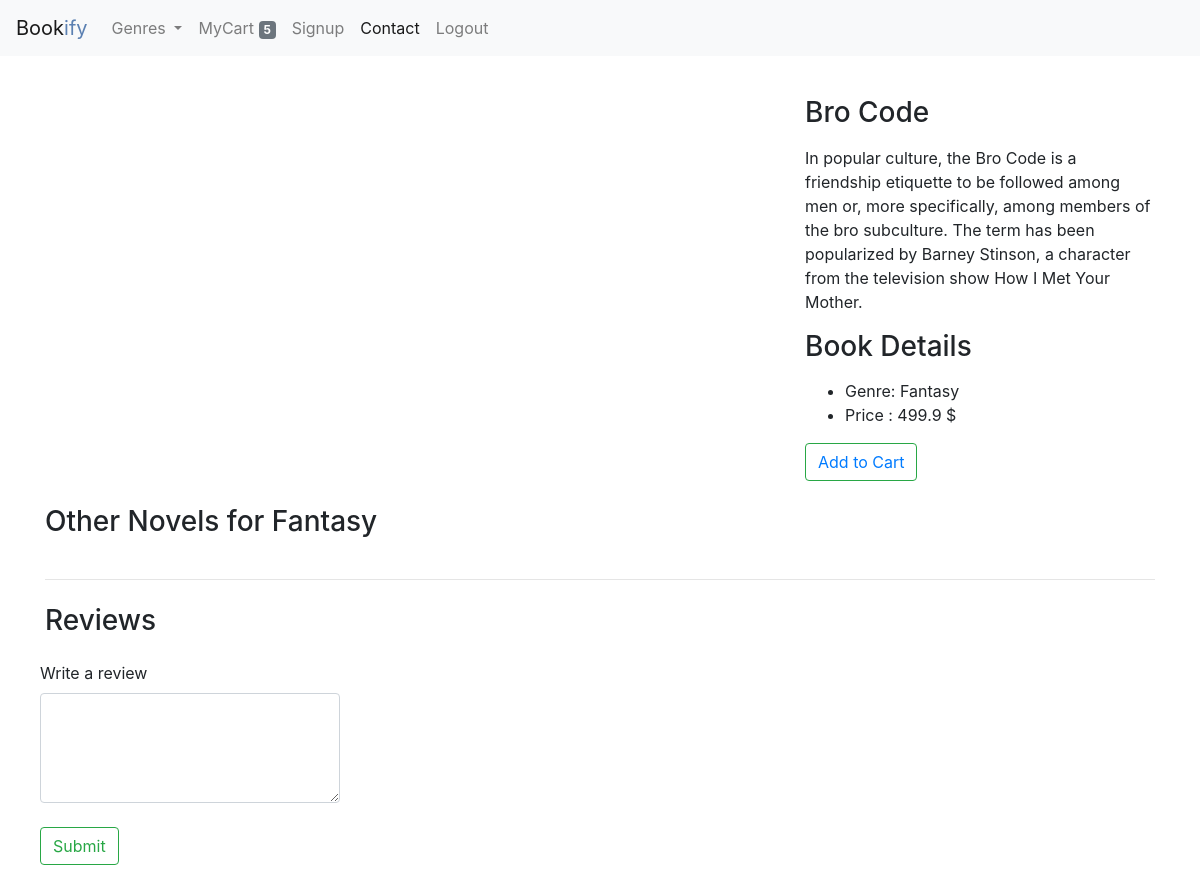
/detail/bro-code/, run on the app's committed database.
### main/models.py (models this page shows, shortened)
class Book(models.Model):
    book_name = models.CharField(max_length=50)
    book_image = models.ImageField(blank=True, null=True)
    author = models.CharField(max_length=50)
    book_description = models.TextField()
    isbn_no = models.IntegerField(blank=True)
    price = models.FloatField()
    rating = models.FloatField()
    availability = models.BooleanField(default=True)
    genre = models.ForeignKey(Genre, related_name='genres', on_delete=models.CASCADE)
    location = models.ForeignKey(Location, related_name='place', on_delete=models.CASCADE)
    user = models.ForeignKey(User, related_name='user_upload', on_delete=models.CASCADE)
    language = models.ForeignKey(Language, related_name='lang_books', on_delete=models.CASCADE)
    book_slug = models.SlugField(max_length=50, unique=True, default='')
    class Meta:
        ordering = ['-rating']
    @property
    def imgURL(self):
        try:
            url = self.book_image.url
        except:
            url = ''
        return url

class Genre(models.Model):
    genre_name = models.CharField(max_length=50)
    class Meta:
        default_permissions = ('add',)
        permissions = (('can_add_genre', 'Add a genre'),)
    def __str__(self):
        return self.genre_name

### main/views.py (the view)
# urls.py: path('detail/<book_slug>/', views.book_detail, name='detail'),
def book_detail(request, book_slug):
    try:
        single_book_by_slug = Book.objects.get(book_slug=book_slug)
        reviews = single_book_by_slug.review_set.all()
        books_related_to_genre = single_book_by_slug.genre.genres.all().exclude(book_name=single_book_by_slug.book_name)
    except Book.DoesNotExist:
        raise Http404
    context = {'book': single_book_by_slug,
               'book_for_genre': books_related_to_genre,
               'reviews': reviews,
               }
    return render(request, 'book_detail.html', context=context)

### main/context_processors.py (called while the page is built)
def genres(request):
    all_genre = Genre.objects.all()
    if request.user.is_authenticated:
        all_order_item = OrderItem.objects.filter(user=request.user or None)
    else:
        all_order_item = OrderItem.objects.all()
    total_cart_items = 0
    for item in all_order_item:
        total_cart_items += item.quantity
    return {'all_genres': all_genre, 'item_count': total_cart_items}

### templates/book_detail.html (shortened to what this page needs)
{% extends 'base.html' %}
{% block content %}
    <div class="container">
      <br>
      <div class="row">
        <div class="col-md-8">
        </div>
        <div class="col-md-4">
          <h3 class="my-3">{{ book.book_name }}</h3>
          <p>{{ book.book_description }}</p>
          <h3 class="my-3">Book Details</h3>
          <ul>
            <li>Genre: {{ book.genre }}</li>
            <li>Price : {{ book.price }} $</li>
          </ul>
          <button class="btn btn-outline-success my-2 my-sm-0" type="submit"> <a href="{% url 'main:add-to-cart' book.book_slug %}">Add to Cart</a></button>
        </div>
      </div>
      <h3 class="my-4">Other Novels for {{ book.genre }}</h3>
      <hr>
      <h3 class="my-4">Reviews</h3>
      <form class="form-row">
        <div class="form-group">
            <label for="exampleFormControlTextarea1">Write a review</label>
            <textarea class="form-control" id="exampleFormControlTextarea1" rows="4" style="width: 300px"></textarea>
            <br>
            <button class="btn btn-outline-success my-1 my-sm-0" type="submit">Submit</button>
        </div>
      </form>
    </div>
{% endblock %}

### data on the page
Book: book_name "Bro Code", book_description "In popular culture, the Bro Code is a friendship etiquette to be followed among men or, more specifically, among members of the bro subculture. The term has been popularized by Barney Stinson, a character from the television show How I Met Your Mother.", genre "Fantasy", price "499.9"

### other printed values
{{ item_count }} "5"
